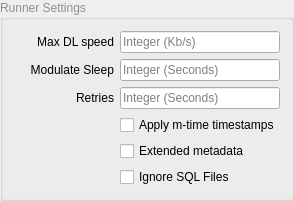
              <widget class="QGroupBox" name="grpbox_settings_3">
               <property name="sizePolicy">
                <sizepolicy hsizetype="Minimum" vsizetype="Maximum">
                 <horstretch>0</horstretch>
                 <verstretch>0</verstretch>
                </sizepolicy>
               </property>
               <property name="palette">
                <palette>
                 <active>
                  <colorrole role="WindowText">
                   <brush brushstyle="SolidPattern">
                    <color alpha="255">
                     <red>144</red>
                     <green>144</green>
                     <blue>144</blue>
                    </color>
                   </brush>
                  </colorrole>
                  <colorrole role="Dark">
                   <brush brushstyle="SolidPattern">
                    <color alpha="255">
                     <red>144</red>
                     <green>144</green>
                     <blue>144</blue>
                    </color>
                   </brush>
                  </colorrole>
                  <colorrole role="Text">
                   <brush brushstyle="SolidPattern">
                    <color alpha="255">
                     <red>206</red>
                     <green>206</green>
                     <blue>206</blue>
                    </color>
                   </brush>
                  </colorrole>
                  <colorrole role="ButtonText">
                   <brush brushstyle="SolidPattern">
                    <color alpha="255">
                     <red>0</red>
                     <green>0</green>
                     <blue>0</blue>
                    </color>
                   </brush>
                  </colorrole>
                  <colorrole role="PlaceholderText">
                   <brush brushstyle="NoBrush">
                    <color alpha="128">
                     <red>206</red>
                     <green>206</green>
                     <blue>206</blue>
                    </color>
                   </brush>
                  </colorrole>
                 </active>
                 <inactive>
                  <colorrole role="WindowText">
                   <brush brushstyle="SolidPattern">
                    <color alpha="255">
                     <red>144</red>
                     <green>144</green>
                     <blue>144</blue>
                    </color>
                   </brush>
                  </colorrole>
                  <colorrole role="Dark">
                   <brush brushstyle="SolidPattern">
                    <color alpha="255">
                     <red>144</red>
                     <green>144</green>
                     <blue>144</blue>
                    </color>
                   </brush>
                  </colorrole>
                  <colorrole role="Text">
                   <brush brushstyle="SolidPattern">
                    <color alpha="255">
                     <red>206</red>
                     <green>206</green>
                     <blue>206</blue>
                    </color>
                   </brush>
                  </colorrole>
                  <colorrole role="ButtonText">
                   <brush brushstyle="SolidPattern">
                    <color alpha="255">
                     <red>0</red>
                     <green>0</green>
                     <blue>0</blue>
                    </color>
                   </brush>
                  </colorrole>
                  <colorrole role="PlaceholderText">
                   <brush brushstyle="NoBrush">
                    <color alpha="128">
                     <red>206</red>
                     <green>206</green>
                     <blue>206</blue>
                    </color>
                   </brush>
                  </colorrole>
                 </inactive>
                 <disabled>
                  <colorrole role="WindowText">
                   <brush brushstyle="SolidPattern">
                    <color alpha="255">
                     <red>144</red>
                     <green>144</green>
                     <blue>144</blue>
                    </color>
                   </brush>
                  </colorrole>
                  <colorrole role="Dark">
                   <brush brushstyle="SolidPattern">
                    <color alpha="255">
                     <red>144</red>
                     <green>144</green>
                     <blue>144</blue>
                    </color>
                   </brush>
                  </colorrole>
                  <colorrole role="Text">
                   <brush brushstyle="SolidPattern">
                    <color alpha="255">
                     <red>144</red>
                     <green>144</green>
                     <blue>144</blue>
                    </color>
                   </brush>
                  </colorrole>
                  <colorrole role="ButtonText">
                   <brush brushstyle="SolidPattern">
                    <color alpha="255">
                     <red>144</red>
                     <green>144</green>
                     <blue>144</blue>
                    </color>
                   </brush>
                  </colorrole>
                  <colorrole role="PlaceholderText">
                   <brush brushstyle="NoBrush">
                    <color alpha="128">
                     <red>206</red>
                     <green>206</green>
                     <blue>206</blue>
                    </color>
                   </brush>
                  </colorrole>
                 </disabled>
                </palette>
               </property>
               <property name="layoutDirection">
                <enum>Qt::LayoutDirection::LeftToRight</enum>
               </property>
               <property name="title">
                <string notr="true">Runner Settings</string>
               </property>
               <property name="flat">
                <bool>true</bool>
               </property>
               <layout class="QFormLayout" name="formLayout">
                <property name="labelAlignment">
                 <set>Qt::AlignmentFlag::AlignRight|Qt::AlignmentFlag::AlignTrailing|Qt::AlignmentFlag::AlignVCenter</set>
                </property>
                <item row="0" column="0">
                 <widget class="QLabel" name="lbl_maximumruns_2">
                  <property name="minimumSize">
                   <size>
                    <width>100</width>
                    <height>0</height>
                   </size>
                  </property>
                  <property name="palette">
                   <palette>
                    <active>
                     <colorrole role="WindowText">
                      <brush brushstyle="SolidPattern">
                       <color alpha="255">
                        <red>0</red>
                        <green>0</green>
                        <blue>0</blue>
                       </color>
                      </brush>
                     </colorrole>
                    </active>
                    <inactive>
                     <colorrole role="WindowText">
                      <brush brushstyle="SolidPattern">
                       <color alpha="255">
                        <red>0</red>
                        <green>0</green>
                        <blue>0</blue>
                       </color>
                      </brush>
                     </colorrole>
                    </inactive>
                    <disabled>
                     <colorrole role="WindowText">
                      <brush brushstyle="SolidPattern">
                       <color alpha="255">
                        <red>144</red>
                        <green>144</green>
                        <blue>144</blue>
                       </color>
                      </brush>
                     </colorrole>
                    </disabled>
                   </palette>
                  </property>
                  <property name="toolTip">
                   <string>Max download speed</string>
                  </property>
                  <property name="text">
                   <string>Max DL speed</string>
                  </property>
                  <property name="alignment">
                   <set>Qt::AlignmentFlag::AlignRight|Qt::AlignmentFlag::AlignTrailing|Qt::AlignmentFlag::AlignVCenter</set>
                  </property>
                 </widget>
                </item>
                <item row="0" column="1">
                 <widget class="QLineEdit" name="cfgui_maxdlspeed">
                  <property name="palette">
                   <palette>
                    <active>
                     <colorrole role="Text">
                      <brush brushstyle="SolidPattern">
                       <color alpha="255">
                        <red>0</red>
                        <green>0</green>
                        <blue>0</blue>
                       </color>
                      </brush>
                     </colorrole>
                     <colorrole role="PlaceholderText">
                      <brush brushstyle="SolidPattern">
                       <color alpha="128">
                        <red>0</red>
                        <green>0</green>
                        <blue>0</blue>
                       </color>
                      </brush>
                     </colorrole>
                    </active>
                    <inactive>
                     <colorrole role="Text">
                      <brush brushstyle="SolidPattern">
                       <color alpha="255">
                        <red>0</red>
                        <green>0</green>
                        <blue>0</blue>
                       </color>
                      </brush>
                     </colorrole>
                     <colorrole role="PlaceholderText">
                      <brush brushstyle="SolidPattern">
                       <color alpha="128">
                        <red>0</red>
                        <green>0</green>
                        <blue>0</blue>
                       </color>
                      </brush>
                     </colorrole>
                    </inactive>
                    <disabled>
                     <colorrole role="Text">
                      <brush brushstyle="SolidPattern">
                       <color alpha="255">
                        <red>144</red>
                        <green>144</green>
                        <blue>144</blue>
                       </color>
                      </brush>
                     </colorrole>
                     <colorrole role="PlaceholderText">
                      <brush brushstyle="SolidPattern">
                       <color alpha="128">
                        <red>206</red>
                        <green>206</green>
                        <blue>206</blue>
                       </color>
                      </brush>
                     </colorrole>
                    </disabled>
                   </palette>
                  </property>
                  <property name="toolTip">
                   <string>Max download speed in kb/s</string>
                  </property>
                  <property name="text">
                   <string/>
                  </property>
                  <property name="readOnly">
                   <bool>false</bool>
                  </property>
                  <property name="placeholderText">
                   <string>Integer (Kb/s)</string>
                  </property>
                  <property name="clearButtonEnabled">
                   <bool>false</bool>
                  </property>
                 </widget>
                </item>
                <item row="1" column="0">
                 <widget class="QLabel" name="lbl_sleepModulate">
                  <property name="minimumSize">
                   <size>
                    <width>100</width>
                    <height>0</height>
                   </size>
                  </property>
                  <property name="palette">
                   <palette>
                    <active>
                     <colorrole role="WindowText">
                      <brush brushstyle="SolidPattern">
                       <color alpha="255">
                        <red>0</red>
                        <green>0</green>
                        <blue>0</blue>
                       </color>
                      </brush>
                     </colorrole>
                    </active>
                    <inactive>
                     <colorrole role="WindowText">
                      <brush brushstyle="SolidPattern">
                       <color alpha="255">
                        <red>0</red>
                        <green>0</green>
                        <blue>0</blue>
                       </color>
                      </brush>
                     </colorrole>
                    </inactive>
                    <disabled>
                     <colorrole role="WindowText">
                      <brush brushstyle="SolidPattern">
                       <color alpha="255">
                        <red>144</red>
                        <green>144</green>
                        <blue>144</blue>
                       </color>
                      </brush>
                     </colorrole>
                    </disabled>
                   </palette>
                  </property>
                  <property name="text">
                   <string>Modulate Sleep</string>
                  </property>
                  <property name="alignment">
                   <set>Qt::AlignmentFlag::AlignRight|Qt::AlignmentFlag::AlignTrailing|Qt::AlignmentFlag::AlignVCenter</set>
                  </property>
                 </widget>
                </item>
                <item row="1" column="1">
                 <widget class="QLineEdit" name="cfgui_sleepmodulate">
                  <property name="palette">
                   <palette>
                    <active>
                     <colorrole role="Text">
                      <brush brushstyle="SolidPattern">
                       <color alpha="255">
                        <red>0</red>
                        <green>0</green>
                        <blue>0</blue>
                       </color>
                      </brush>
                     </colorrole>
                     <colorrole role="PlaceholderText">
                      <brush brushstyle="SolidPattern">
                       <color alpha="128">
                        <red>0</red>
                        <green>0</green>
                        <blue>0</blue>
                       </color>
                      </brush>
                     </colorrole>
                    </active>
                    <inactive>
                     <colorrole role="Text">
                      <brush brushstyle="SolidPattern">
                       <color alpha="255">
                        <red>0</red>
                        <green>0</green>
                        <blue>0</blue>
                       </color>
                      </brush>
                     </colorrole>
                     <colorrole role="PlaceholderText">
                      <brush brushstyle="SolidPattern">
                       <color alpha="128">
                        <red>0</red>
                        <green>0</green>
                        <blue>0</blue>
                       </color>
                      </brush>
                     </colorrole>
                    </inactive>
                    <disabled>
                     <colorrole role="Text">
                      <brush brushstyle="SolidPattern">
                       <color alpha="255">
                        <red>144</red>
                        <green>144</green>
                        <blue>144</blue>
                       </color>
                      </brush>
                     </colorrole>
                     <colorrole role="PlaceholderText">
                      <brush brushstyle="SolidPattern">
                       <color alpha="128">
                        <red>206</red>
                        <green>206</green>
                        <blue>206</blue>
                       </color>
                      </brush>
                     </colorrole>
                    </disabled>
                   </palette>
                  </property>
                  <property name="toolTip">
                   <string>Modulate sleep time between extractor Sleep and (extractor Sleep + ModulateSleep)</string>
                  </property>
                  <property name="text">
                   <string/>
                  </property>
                  <property name="placeholderText">
                   <string>Integer (Seconds)</string>
                  </property>
                 </widget>
                </item>
                <item row="4" column="1">
                 <widget class="QCheckBox" name="cfgui_extendedmetadata">
                  <property name="palette">
                   <palette>
                    <active>
                     <colorrole role="WindowText">
                      <brush brushstyle="SolidPattern">
                       <color alpha="255">
                        <red>0</red>
                        <green>0</green>
                        <blue>0</blue>
                       </color>
                      </brush>
                     </colorrole>
                    </active>
                    <inactive>
                     <colorrole role="WindowText">
                      <brush brushstyle="SolidPattern">
                       <color alpha="255">
                        <red>0</red>
                        <green>0</green>
                        <blue>0</blue>
                       </color>
                      </brush>
                     </colorrole>
                    </inactive>
                    <disabled/>
                   </palette>
                  </property>
                  <property name="toolTip">
                   <string>&lt;html&gt;&lt;head/&gt;&lt;body&gt;&lt;p&gt;Adds more metadata flags to the extraction that would otherwise considered redundant&lt;/p&gt;&lt;/body&gt;&lt;/html&gt;</string>
                  </property>
                  <property name="text">
                   <string>Extended metadata</string>
                  </property>
                 </widget>
                </item>
                <item row="2" column="1">
                 <widget class="QLineEdit" name="cfg_retries">
                  <property name="palette">
                   <palette>
                    <active>
                     <colorrole role="Text">
                      <brush brushstyle="SolidPattern">
                       <color alpha="255">
                        <red>0</red>
                        <green>0</green>
                        <blue>0</blue>
                       </color>
                      </brush>
                     </colorrole>
                     <colorrole role="PlaceholderText">
                      <brush brushstyle="SolidPattern">
                       <color alpha="128">
                        <red>0</red>
                        <green>0</green>
                        <blue>0</blue>
                       </color>
                      </brush>
                     </colorrole>
                    </active>
                    <inactive>
                     <colorrole role="Text">
                      <brush brushstyle="SolidPattern">
                       <color alpha="255">
                        <red>0</red>
                        <green>0</green>
                        <blue>0</blue>
                       </color>
                      </brush>
                     </colorrole>
                     <colorrole role="PlaceholderText">
                      <brush brushstyle="SolidPattern">
                       <color alpha="128">
                        <red>0</red>
                        <green>0</green>
                        <blue>0</blue>
                       </color>
                      </brush>
                     </colorrole>
                    </inactive>
                    <disabled>
                     <colorrole role="Text">
                      <brush brushstyle="SolidPattern">
                       <color alpha="255">
                        <red>144</red>
                        <green>144</green>
                        <blue>144</blue>
                       </color>
                      </brush>
                     </colorrole>
                     <colorrole role="PlaceholderText">
                      <brush brushstyle="SolidPattern">
                       <color alpha="128">
                        <red>206</red>
                        <green>206</green>
                        <blue>206</blue>
                       </color>
                      </brush>
                     </colorrole>
                    </disabled>
                   </palette>
                  </property>
                  <property name="toolTip">
                   <string>How many times to retry failed connections and others</string>
                  </property>
                  <property name="text">
                   <string/>
                  </property>
                  <property name="placeholderText">
                   <string>Integer (Seconds)</string>
                  </property>
                 </widget>
                </item>
                <item row="2" column="0">
                 <widget class="QLabel" name="lbl_retries">
                  <property name="minimumSize">
                   <size>
                    <width>100</width>
                    <height>0</height>
                   </size>
                  </property>
                  <property name="palette">
                   <palette>
                    <active>
                     <colorrole role="WindowText">
                      <brush brushstyle="SolidPattern">
                       <color alpha="255">
                        <red>0</red>
                        <green>0</green>
                        <blue>0</blue>
                       </color>
                      </brush>
                     </colorrole>
                    </active>
                    <inactive>
                     <colorrole role="WindowText">
                      <brush brushstyle="SolidPattern">
                       <color alpha="255">
                        <red>0</red>
                        <green>0</green>
                        <blue>0</blue>
                       </color>
                      </brush>
                     </colorrole>
                    </inactive>
                    <disabled>
                     <colorrole role="WindowText">
                      <brush brushstyle="SolidPattern">
                       <color alpha="255">
                        <red>144</red>
                        <green>144</green>
                        <blue>144</blue>
                       </color>
                      </brush>
                     </colorrole>
                    </disabled>
                   </palette>
                  </property>
                  <property name="text">
                   <string>Retries</string>
                  </property>
                  <property name="alignment">
                   <set>Qt::AlignmentFlag::AlignRight|Qt::AlignmentFlag::AlignTrailing|Qt::AlignmentFlag::AlignVCenter</set>
                  </property>
                 </widget>
                </item>
                <item row="3" column="1">
                 <widget class="QCheckBox" name="cfg_mtimeEnabled">
                  <property name="palette">
                   <palette>
                    <active>
                     <colorrole role="WindowText">
                      <brush brushstyle="SolidPattern">
                       <color alpha="255">
                        <red>0</red>
                        <green>0</green>
                        <blue>0</blue>
                       </color>
                      </brush>
                     </colorrole>
                    </active>
                    <inactive>
                     <colorrole role="WindowText">
                      <brush brushstyle="SolidPattern">
                       <color alpha="255">
                        <red>0</red>
                        <green>0</green>
                        <blue>0</blue>
                       </color>
                      </brush>
                     </colorrole>
                    </inactive>
                    <disabled/>
                   </palette>
                  </property>
                  <property name="toolTip">
                   <string>Apply the last modified date to downloaded files
Yt-dlp will use an alternative way to do so</string>
                  </property>
                  <property name="text">
                   <string>Apply m-time timestamps</string>
                  </property>
                 </widget>
                </item>
                <item row="5" column="1">
                 <widget class="QCheckBox" name="cfgui_nosqlcreation">
                  <property name="palette">
                   <palette>
                    <active>
                     <colorrole role="WindowText">
                      <brush brushstyle="SolidPattern">
                       <color alpha="255">
                        <red>0</red>
                        <green>0</green>
                        <blue>0</blue>
                       </color>
                      </brush>
                     </colorrole>
                    </active>
                    <inactive>
                     <colorrole role="WindowText">
                      <brush brushstyle="SolidPattern">
                       <color alpha="255">
                        <red>0</red>
                        <green>0</green>
                        <blue>0</blue>
                       </color>
                      </brush>
                     </colorrole>
                    </inactive>
                    <disabled/>
                   </palette>
                  </property>
                  <property name="toolTip">
                   <string>Ignore and don't update users SQL files which keep track of downloaded files so that they don't get re-downloaded. Enabling this will download already downloaded files</string>
                  </property>
                  <property name="text">
                   <string>Ignore SQL Files</string>
                  </property>
                 </widget>
                </item>
               </layout>
              </widget>
